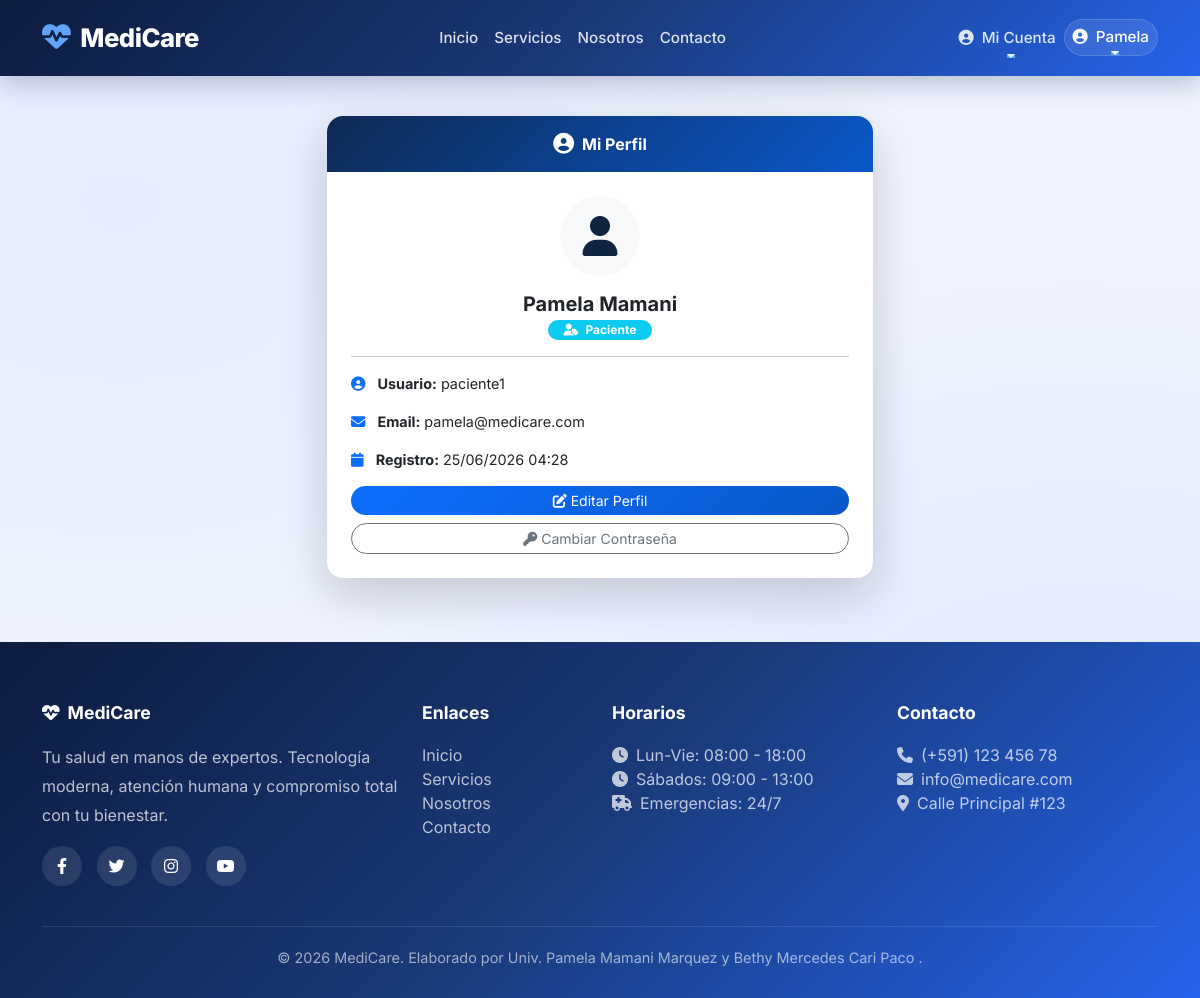
/auth/perfil (signed in), run on the app's committed database.
### app/models/usuario.py (models this page shows, shortened)
class Usuario(UserMixin, db.Model):
    __tablename__ = 'usuarios'
    id = db.Column(db.Integer, primary_key=True)
    username = db.Column(db.String(80), unique=True, nullable=False)
    email = db.Column(db.String(120), unique=True, nullable=False)
    password_hash = db.Column(db.String(200), nullable=False)
    rol = db.Column(db.String(20), nullable=False, default='paciente')
    nombres = db.Column(db.String(100))
    apellidos = db.Column(db.String(100))
    ci = db.Column(db.String(20))
    telefono = db.Column(db.String(20))
    fecha_registro = db.Column(db.DateTime, default=datetime.utcnow)
    activo = db.Column(db.Boolean, default=True)
    paciente = db.relationship('Paciente', back_populates='usuario', uselist=False)
    medico = db.relationship('Medico', back_populates='usuario', uselist=False)
    def is_admin(self):
        return self.rol == 'admin'
    def is_medico(self):
        return self.rol == 'medico'
    def is_recepcionista(self):
        return self.rol == 'recepcionista'
    def is_paciente(self):
        return self.rol == 'paciente'

### app/auth/routes.py (the view)
@bp_auth.route('/perfil')
@login_required
def perfil():
    return render_template('auth/perfil.html', usuario=current_user)

### templates/auth/perfil.html (shortened to what this page needs)
{% extends "base.html" %}
{% block content %}
<div class="container py-4">
    <div class="row justify-content-center">
        <div class="col-lg-6 col-md-8">
            <div class="card border-0 shadow-lg rounded-4 overflow-hidden">
                <div class="card-header text-center border-0 py-3" style="background: linear-gradient(135deg, #0e2a54, #0a58ca);">
                    <div class="d-flex align-items-center justify-content-center gap-2">
                        <i class="fas fa-user-circle text-white" style="font-size: 1.3rem;"></i>
                        <span class="fw-bold text-white" style="font-size: 1rem;">
                            Mi Perfil
                        </span>
                    </div>
                </div>
                <div class="card-body p-4 text-center">
                    <div class="bg-light rounded-circle d-flex align-items-center justify-content-center mx-auto"
                         style="width: 80px; height: 80px;">
                        <i class="fas fa-user" style="font-size: 2.5rem; color: #102441;"></i>
                    </div>
                    <h5 class="fw-bold mt-3 mb-0">{{ usuario.nombres }} {{ usuario.apellidos }}</h5>
                    <span class="badge {% if usuario.rol == 'admin' %}bg-danger{% elif usuario.rol == 'medico' %}bg-success{% elif usuario.rol == 'recepcionista' %}bg-warning text-dark{% else %}bg-info{% endif %} rounded-pill px-3 py-1 mt-1" style="font-size: 0.75rem;">
                        <i class="fas fa-user-tag me-1"></i> {{ usuario.rol|title }}
                    </span>
                    <hr>
                    <div class="text-start" style="font-size: 0.9rem;">
                        <p><i class="fas fa-user-circle text-primary me-2"></i> <strong>Usuario:</strong> {{ usuario.username }}</p>
                        <p><i class="fas fa-envelope text-primary me-2"></i> <strong>Email:</strong> {{ usuario.email }}</p>
                        <p><i class="fas fa-calendar text-primary me-2"></i> <strong>Registro:</strong> {{ usuario.fecha_registro.strftime('%d/%m/%Y %H:%M') }}</p>
                    </div>
                    <div class="d-grid gap-2 mt-3">
                        <a href="{{ url_for('auth.editar_perfil') }}" class="btn btn-primary btn-sm rounded-pill" style="background: linear-gradient(135deg, #0d6efd, #0a58ca); border: none;">
                            <i class="fas fa-edit me-1"></i>Editar Perfil
                        </a>
                        <a href="{{ url_for('auth.cambiar_password') }}" class="btn btn-outline-secondary btn-sm rounded-pill">
                            <i class="fas fa-key me-1"></i>Cambiar Contraseña
                        </a>
                    </div>
                </div>
            </div>
        </div>
    </div>
{% endblock %}

### templates/base.html (shortened to what this page needs)
<!DOCTYPE html>
<html lang="es">
<head>
    <link href="https://cdn.jsdelivr.net/npm/bootstrap@5.3.0/dist/css/bootstrap.min.css" rel="stylesheet">
    <link rel="stylesheet" href="https://cdnjs.cloudflare.com/ajax/libs/font-awesome/6.4.0/css/all.min.css">
</head>
<body>
    <nav class="navbar navbar-expand-lg navbar-custom">
        <div class="container">
            <a class="navbar-brand" href="{{ url_for('core.landing') }}">
                <i class="fas fa-heartbeat"></i>MediCare
            </a>
            <div class="collapse navbar-collapse" id="navbarNav">
                <ul class="navbar-nav mx-auto">
                    <li class="nav-item">
                        <a class="nav-link" href="{{ url_for('core.landing') }}">Inicio</a>
                    </li>
                    <li class="nav-item">
                        <a class="nav-link" href="{{ url_for('core.servicios') }}">Servicios</a>
                    </li>
                    <li class="nav-item">
                        <a class="nav-link" href="{{ url_for('core.about') }}">Nosotros</a>
                    </li>
                    <li class="nav-item">
                        <a class="nav-link" href="{{ url_for('core.contacto') }}">Contacto</a>
                    </li>
                </ul>
                <ul class="navbar-nav">
                    {% if current_user.is_authenticated %}
                        {% if current_user.is_admin() %}
                        <li class="nav-item dropdown">
                            <a class="nav-link dropdown-toggle text-white" href="#" id="adminDropdown" role="button" data-bs-toggle="dropdown">
                                <i class="fas fa-cogs me-1"></i> Administración
                            </a>
                            <ul class="dropdown-menu dropdown-menu-custom">
                                <li><a class="dropdown-item" href="{{ url_for('admin.dashboard') }}">
                                    <i class="fas fa-chart-line me-2"></i>Dashboard
                                </a></li>
                                <li><a class="dropdown-item" href="{{ url_for('admin.usuarios') }}">
                                    <i class="fas fa-users-cog me-2"></i>Usuarios
                                </a></li>
                                <li><a class="dropdown-item" href="{{ url_for('medico.index') }}">
                                    <i class="fas fa-user-md me-2"></i>Médicos
                                </a></li>
                                <li><a class="dropdown-item" href="{{ url_for('paciente.index') }}">
                                    <i class="fas fa-user-injured me-2"></i>Pacientes
                                </a></li>
                                <li><a class="dropdown-item" href="{{ url_for('cita.index') }}">
                                    <i class="fas fa-calendar-check me-2"></i>Citas
                                </a></li>
                                <li><a class="dropdown-item" href="{{ url_for('historial.index') }}">
                                    <i class="fas fa-history me-2"></i>Historial
                                </a></li>
                                <li><a class="dropdown-item" href="{{ url_for('factura.index') }}">
                                    <i class="fas fa-file-invoice-dollar me-2"></i>Facturación
                                <li><a class="dropdown-item" href="{{ url_for('admin.salas') }}">
                                    <i class="fas fa-door-open me-2"></i>Salas
                                </a></li>
                            </ul>
                        </li>
                        {% elif current_user.is_paciente() %}
                        <li class="nav-item dropdown">
                            <a class="nav-link dropdown-toggle text-white" href="#" id="pacienteDropdown" role="button" data-bs-toggle="dropdown">
                                <i class="fas fa-user-circle me-1"></i> Mi Cuenta
                            </a>
                        </li>
                        {% endif %}
                        <li class="nav-item dropdown user-dropdown">
                            <a class="nav-link dropdown-toggle text-white" href="#" id="userDropdown" role="button" data-bs-toggle="dropdown">
                                <i class="fas fa-user-circle me-1"></i>
                                {{ current_user.nombres }}
                            </a>
                        </li>
                    {% endif %}
                </ul>
            </div>
        </div>
    </nav>
    <main>
        {% block content %}{% endblock %}
    </main>
    <footer class="footer-custom">
        <div class="container">
            <div class="row g-4">
                <div class="col-md-4">
                    <h5><i class="fas fa-heartbeat me-2"></i>MediCare</h5>
                    <p style="opacity: 0.8; line-height: 1.8; position: relative; z-index: 1;">Tu salud en manos de expertos. Tecnología moderna, atención humana y compromiso total con tu bienestar.</p>
                    <div class="social-links mt-3">
                        <a href="#"><i class="fab fa-facebook-f"></i></a>
                        <a href="#"><i class="fab fa-twitter"></i></a>
                        <a href="#"><i class="fab fa-instagram"></i></a>
                        <a href="#"><i class="fab fa-youtube"></i></a>
                    </div>
                </div>
                <div class="col-md-2">
                    <h5>Enlaces</h5>
                    <ul class="list-unstyled">
                        <li><a href="{{ url_for('core.landing') }}">Inicio</a></li>
                        <li><a href="{{ url_for('core.servicios') }}">Servicios</a></li>
                        <li><a href="{{ url_for('core.about') }}">Nosotros</a></li>
                        <li><a href="{{ url_for('core.contacto') }}">Contacto</a></li>
                    </ul>
                </div>
                <div class="col-md-3">
                    <h5>Horarios</h5>
                    <ul class="list-unstyled" style="opacity: 0.8;">
                        <li><i class="fas fa-clock me-2"></i>Lun-Vie: 08:00 - 18:00</li>
                        <li><i class="fas fa-clock me-2"></i>Sábados: 09:00 - 13:00</li>
                        <li><i class="fas fa-ambulance me-2"></i>Emergencias: 24/7</li>
                    </ul>
                </div>
                <div class="col-md-3">
                    <h5>Contacto</h5>
                    <ul class="list-unstyled" style="opacity: 0.8;">
                        <li><i class="fas fa-phone me-2"></i>(+591) 123 456 78</li>
                        <li><i class="fas fa-envelope me-2"></i>info@medicare.com</li>
                        <li><i class="fas fa-map-marker-alt me-2"></i>Calle Principal #123</li>
                    </ul>
                </div>
            </div>
            <div class="footer-bottom">
                <p class="mb-0">&copy; 2026 MediCare. Elaborado por Univ. Pamela Mamani Marquez y Bethy Mercedes Cari Paco .</p>
            </div>
        </div>
    </footer>
</body>
</html>

### templates/base.html (style rules this page uses)
:root { --primary-dark: #0d1b3e; --primary-mid: #1a3a7a; --primary-blue: #2563eb; --primary-light: #3b82f6; --primary-gradient: linear-gradient(135deg, #0d1b3e 0%, #1a3a7a 50%, #2563eb 100%); --glass-bg: rgba(255, 255, 255, 0.1); --glass-border: rgba(255, 255, 255, 0.15); --text-light: #ffffff; --text-dark: #0d1b3e; --shadow-soft: 0 8px 32px rgba(13, 27, 62, 0.15); --shadow-glass: 0 8px 32px rgba(0, 0, 0, 0.1); --border-radius: 16px; --transition: all 0.3s cubic-bezier(0.4, 0, 0.2, 1); }
* { font-family: 'Inter', sans-serif; margin: 0; padding: 0; box-sizing: border-box; }
body { background: #f0f4ff; color: var(--text-dark); min-height: 100vh; background-image: radial-gradient(ellipse at 10% 20%, rgba(37, 99, 235, 0.05) 0%, transparent 50%), radial-gradient(ellipse at 90% 80%, rgba(37, 99, 235, 0.08) 0%, transparent 50%); }
.navbar-custom { background: var(--primary-gradient); padding: 14px 0; box-shadow: 0 4px 30px rgba(13, 27, 62, 0.3); position: sticky; top: 0; z-index: 1000; backdrop-filter: blur(10px); }
.navbar-custom .navbar-brand { font-weight: 800; font-size: 1.6rem; color: white !important; letter-spacing: -0.5px; }
.navbar-custom .navbar-brand i { font-size: 1.8rem; margin-right: 10px; color: #60a5fa; }
.navbar-custom .nav-link { color: rgba(255,255,255,0.85) !important; font-weight: 500; padding: 8px 20px; border-radius: 8px; transition: var(--transition); font-size: 0.95rem; position: relative; }
.navbar-custom .nav-link::after { content: ''; position: absolute; bottom: 0; left: 50%; width: 0; height: 2px; background: #60a5fa; transition: var(--transition); transform: translateX(-50%); }
.user-dropdown .dropdown-toggle { color: white !important; padding: 6px 16px; border-radius: 50px; background: rgba(255,255,255,0.1); border: 1px solid rgba(255,255,255,0.15); }
.footer-custom { background: var(--primary-gradient); color: rgba(255,255,255,0.9); padding: 60px 0 30px 0; position: relative; overflow: hidden; margin-top: 40px; }
.footer-custom h5 { color: white; font-weight: 700; margin-bottom: 20px; font-size: 1.1rem; position: relative; z-index: 1; }
.footer-custom a { color: rgba(255,255,255,0.7); text-decoration: none; transition: var(--transition); display: inline-block; position: relative; z-index: 1; }
.footer-custom .social-links a { display: inline-flex; align-items: center; justify-content: center; width: 40px; height: 40px; background: rgba(255,255,255,0.1); border-radius: 50%; margin-right: 10px; transition: var(--transition); color: white; position: relative; z-index: 1; }
.footer-bottom { border-top: 1px solid rgba(255,255,255,0.1); padding-top: 20px; margin-top: 40px; text-align: center; font-size: 0.9rem; color: rgba(255,255,255,0.6); position: relative; z-index: 1; }

### templates/auth/perfil.html (style rules this page uses)
.rounded-4 { border-radius: 1rem; }
.bg-light { background-color: #f8f9fa !important; }

### data on the page
Usuario: nombres "Pamela", apellidos "Mamani", rol "Paciente", username "paciente1", email "pamela@medicare.com", fecha_registro "25/06/2026 04:28"
